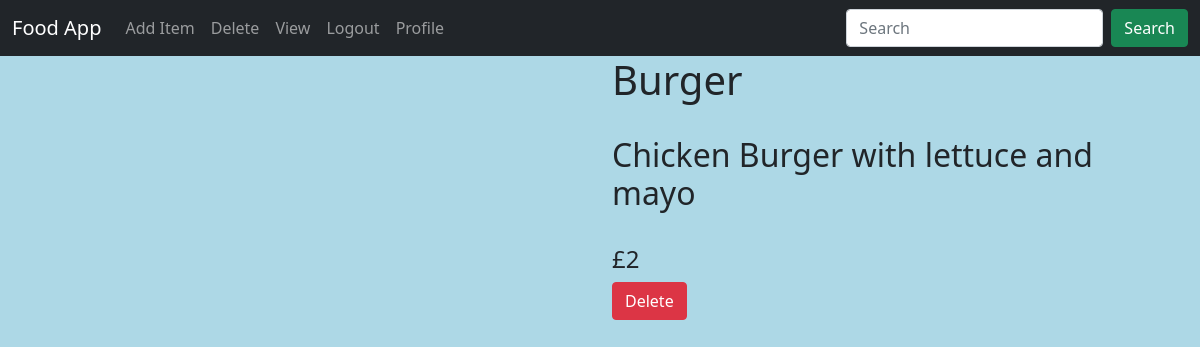
Page /food/2/ (signed in) on the earlier database version.
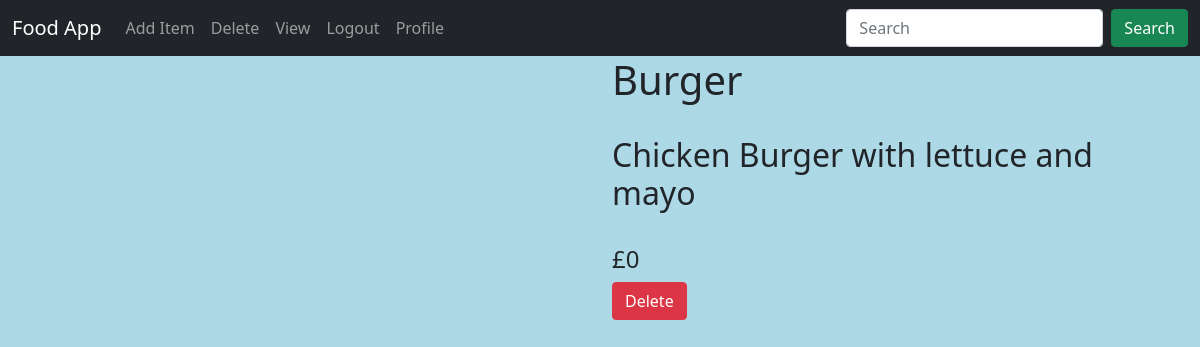
Same page on the later database version.
### food/models.py (models this page shows, shortened)
class Item(models.Model):
    user_name = models.ForeignKey(User, on_delete=models.CASCADE, default=1)
    item_name = models.CharField(max_length=200)
    item_desc = models.CharField(max_length=200)
    item_price = models.IntegerField()
    item_image = models.CharField(max_length=500, default="https://platerate.com/images/tempfoodnotext.png")

### food/views.py (the view)
# urls.py: path('<int:pk>/', views.FoodDetailView.as_view(), name="detail"),
class FoodDetailView(DetailView):
    model = Item
    template_name = 'food/detail.html'
    context_object_name = 'item'

### food/templates/food/detail.html (shortened to what this page needs)
{% extends 'food/base.html' %}
{% block body %}
    <div class="row align-items-center">
        <div class="col-6">
        </div>
        <div class="col-6">
            <h1>{{item.item_name}}</h1>
            <br>
            <h2>{{item.item_desc}}</h2>
            <br>
            <h4>£{{item.item_price}}</h4>
            <a href="{% url 'food:delete_item' item.id %}" class="btn btn-danger">Delete</a>
        </div>
    </div>
{% endblock %}

Differences in the rows shown:
changed Item "Burger": item_price "2" → "0"
